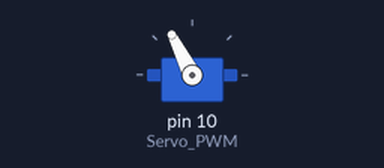
Bench run of a sketch on a simulated Arduino Uno, built with avr-gcc and run on an emulated ATmega328P. Parts: servo. What the sketch prints to the serial monitor is not drawn. At 5.1 s the program stops and its outputs stay as they are.

Above: at 0.2 s.
Timing chart, 0 to 1.7 s (numbered marks = the images above):
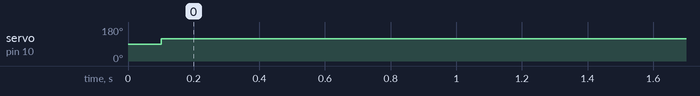

Measured:
- by itself, servo on pin 10 (Servo_PWM): 90° → 117° at 0.10 s

The sketch:

sketch_jun10a.ino
```cpp
#include <Servo.h>
#define Servo_PWM 10
Servo servo;
int val;
bool controlVal = true;
void setup() {
  servo.attach(Servo_PWM);
  Serial.begin(9600);
  pinMode(A4, INPUT);


}

void loop() {
  switchServo();
  if(controlVal == false){
    servo.writeMicroseconds(1750);
  delay(5000);
  servo.writeMicroseconds(1500);
  exit(0);
    }

}

void switchServo(){
  if(controlVal == true){
    val = analogRead(A4);
    }
    Serial.println(val);
    delay(100);
    if(val > 50){
    servo.writeMicroseconds(1500);
    controlVal = false;
    }else if (val == 0){
    servo.writeMicroseconds(1750);
    switchServo();
  }

  }
```
